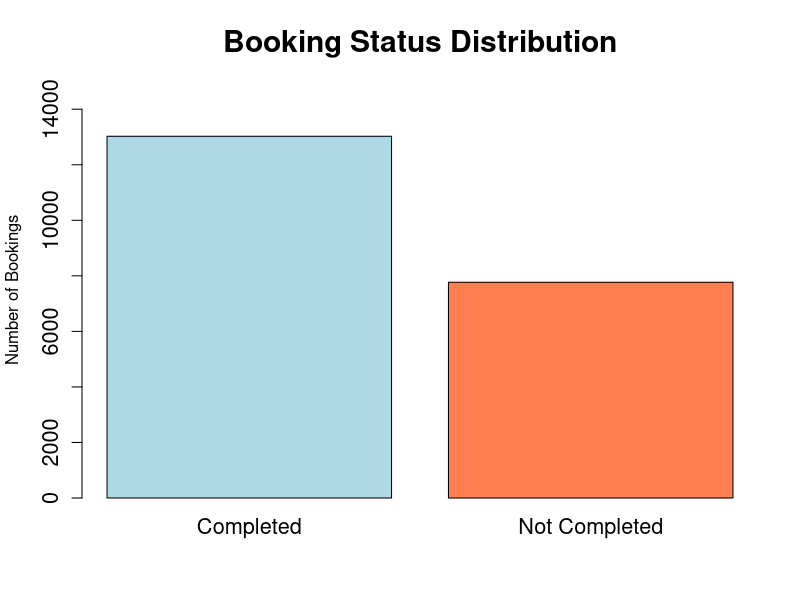
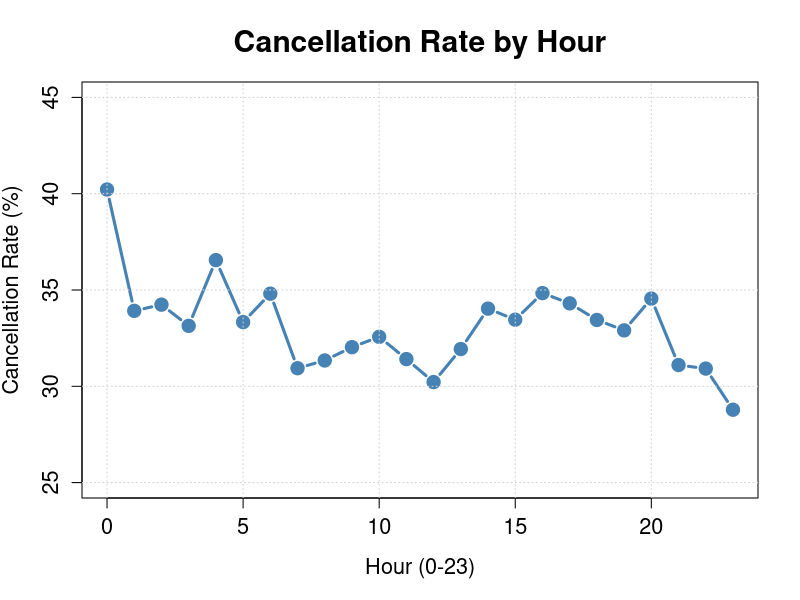
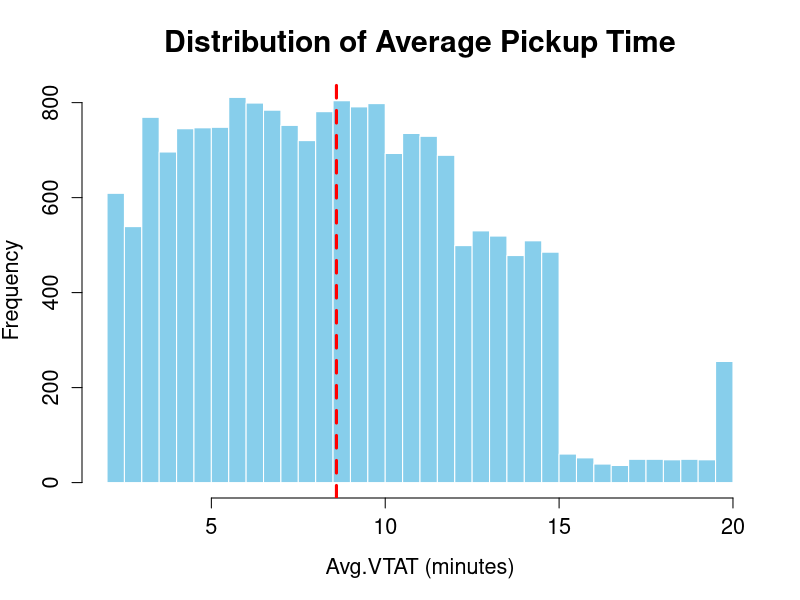
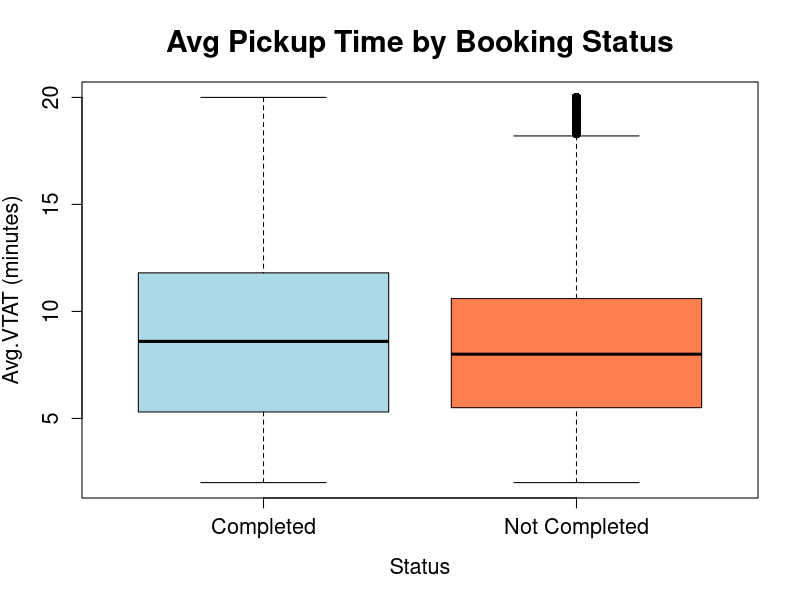
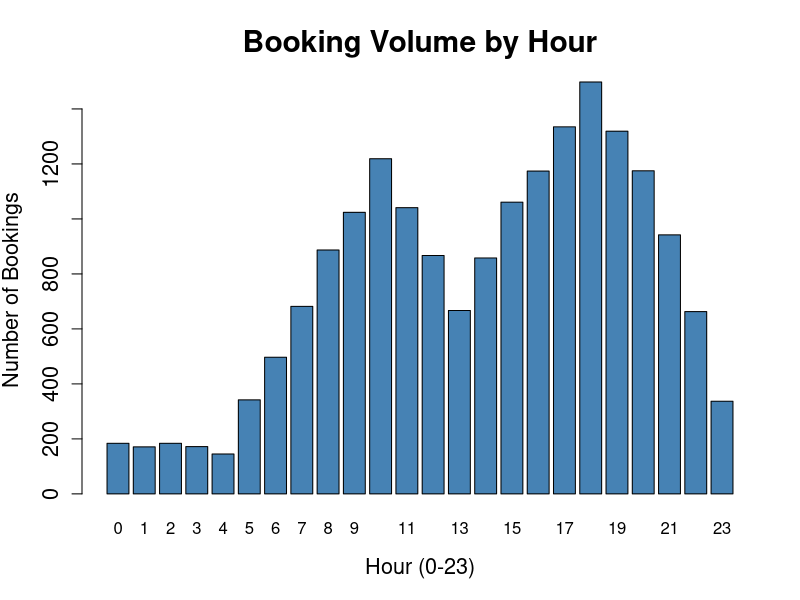
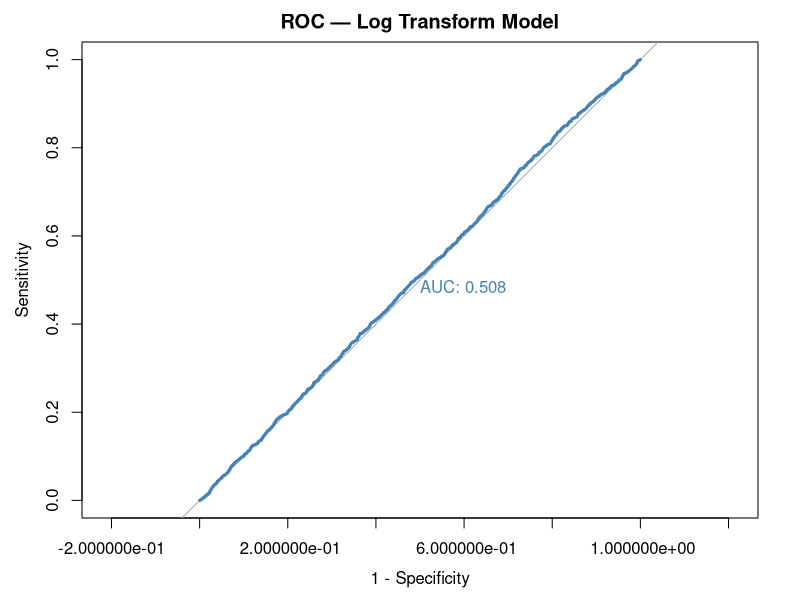

Write R code to recreate these figures, in order.
## ---- chunk 1
knitr::opts_chunk$set(
	echo = TRUE,
	message = FALSE,
	warning = FALSE
)
## ---- chunk 2

# Clear environment
rm(list = ls())

# Data manipulation
library(dplyr)
library(lubridate)
library(tidyr)
library(stringr)
library(caret)    # For createDataPartition


# Visualization
library(ggplot2)
library(pROC)     # For ROC curve and AUC


## ---- chunk 3

# Import datasets
booking_data <- read.csv('booking_premium.csv')
ride_data <- read.csv('ride_premium.csv')

# Merge datasets by Booking ID
merged_data <- merge(booking_data,ride_data,by='Booking.ID')

## ---- chunk 4

# Check if column is character 'TRUE'
char_cols <- sapply(merged_data, is.character)

# Clean only columns where 'char_cols = TRUE' (remove extra spaces)
merged_data[char_cols] <- lapply(merged_data[char_cols], function(x) {
  x <- str_trim(x)        # Remove leading/trailing spaces
  x <- str_squish(x)      # Replace multiple spaces with single space
  return(x)
  })

## ---- chunk 5

# Define all representations of missing values
missing_values <- c("", " ", "null", "NA", "N/A", "na", "--", "nan", "NaN")

# Replace all missing value representations with NA
merged_data[] <- lapply(merged_data, function(column) {
  column[column %in% missing_values] <- NA
  return(column)
})

# Replace all negative values in Avg.VTAT with NA
merged_data <- merged_data %>%
    mutate(
        Avg.VTAT = ifelse(as.numeric(Avg.VTAT) < 0, NA, as.numeric(Avg.VTAT))
    )

## ---- chunk 6

# Check Booking.Status
sum(is.na(merged_data$Booking.Status))
table(merged_data$Booking.Status)

# Create binary target:
merged_data$Target <- ifelse(merged_data$Booking.Status == "Completed", 
                             "Completed", "Not Completed")

# Ensure Class is a factor with "Good" first and "Bad" second.
# ------------------------------------------------------------
# In logistic regression (glm with family = binomial),
# predicted probabilities (type = "response") correspond to
# the *second* level of the outcome factor.
#
# By setting the levels as c("Good", "Bad"):
#   - The model will output predicted probabilities for the "Bad" class,
#     which is the event of interest (the important/risk class).
#   - These probabilities can be directly interpreted as P(Bad | predictors).
#   - Sensitivity and specificity can then be computed with respect to
#     correctly identifying "Bad" credit applicants.
#
# If the order were reversed, the model would instead return P(Good),
# which would flip the interpretation of all predicted probabilities.

# Convert to factor (Completed first, Not Completed second)
merged_data$Target <- factor(merged_data$Target, 
                             levels = c("Completed", "Not Completed"))
levels(merged_data$Target)


# Target distribution
target_counts <- table(merged_data$Target)
target_prop <- prop.table(target_counts) * 100

# Plot distribution
barplot(target_counts,
        main = "Booking Status Distribution",
        col = c("lightblue", "coral"),
        ylab = "Number of Bookings",
        cex.main = 1.8,
        cex.axis = 1.3,
        cex.names = 1.3,
        ylim = c(0, max(target_counts) * 1.15))
## ---- chunk 7

# Function to parse 3 date formats found in the data

parse_date <- function(date_string) {
    formats <- c(
        "%d-%b-%Y",      # 03-Mar-2024
        "%Y-%m-%d",      # 2024-01-15
        "%m/%d/%Y"       # 12/15/2024
        )
    
    result <- NA         # in failed cases
    for(fmt in formats) {
        parsed <- suppressWarnings(as.Date(date_string, format = fmt))
        if(!is.na(parsed)) {
            result <- parsed
            break # Stop the loop once we find a format that works
        }
        }
    return(result)
    }

# Apply the date parsing function
merged_data$Date_Parsed <- sapply(merged_data$Date, parse_date) %>%
    as.Date(origin = "1970-01-01")

# Extract temporal features
merged_data <- merged_data %>%
    mutate(
        Weekday = wday(Date_Parsed, label = TRUE),
        Month = month(Date_Parsed)
    )
## ---- chunk 8

# Function to parse 3 time formats found in the data

parse_time <- function(time_string) {
    formats <- c(
        "%H:%M:%S",      # 13:15:17
        "%H:%M",         # 21:15
        "%I:%M %p"       # 2:34 AM, 10:22 PM
        )
    result <- NA         # in failed cases
    for(fmt in formats) {
        parsed <- suppressWarnings(strptime(time_string, format = fmt))
        if(!is.na(parsed)) {
            result <- (as.numeric(format(parsed, "%H"))) # Extract hour (0-23)
            break
        }
        }
    return(result)
    }

# Apply the function to extract hour from Time column
merged_data$Hour <- sapply(merged_data$Time, parse_time)

## ---- chunk 9

sum(is.na(merged_data$Hour))
sum(is.na(merged_data$Weekday))
sum(is.na(merged_data$Month))
sum(is.na(merged_data$Vehicle.Type))
sum(is.na(merged_data$Booking.Platform))
sum(is.na(merged_data$Traffic.Level))
sum(is.na(merged_data$Avg.VTAT))

## ---- chunk 10

merged_data <- merged_data[!is.na(merged_data$Traffic.Level), ]
merged_data <- merged_data[!is.na(merged_data$Avg.VTAT), ]

## ---- chunk 11

# List of categorical predictors
categorical <- c("Vehicle.Type", "Traffic.Level", "Booking.Platform", "Weekday")

# Convert to factors
merged_data[categorical] <- sapply(merged_data[categorical], as.factor)
## ---- chunk 12
hourly <- merged_data %>%
  group_by(Hour) %>%
  summarise(Cancel_Rate = mean(Target == "Not Completed") * 100)

plot(hourly$Hour, hourly$Cancel_Rate,
     type = "b",
     col = "steelblue",
     lwd = 3,
     pch = 19,
     cex = 1.5,
     main = "Cancellation Rate by Hour",
     xlab = "Hour (0-23)",
     ylab = "Cancellation Rate (%)",
     cex.main = 1.8,
     cex.axis = 1.3,
     cex.lab = 1.3,
     ylim = c(25, 45))
grid()
## ---- chunk 13

hist(merged_data$Avg.VTAT,
     breaks = 30,
     col = "skyblue",
     border = "white",
     main = "Distribution of Average Pickup Time",
     xlab = "Avg.VTAT (minutes)",
     ylab = "Frequency",
     cex.main = 1.8,
     cex.axis = 1.3,
     cex.lab = 1.3)

abline(v = mean(merged_data$Avg.VTAT), col = "red", lwd = 3, lty = 2)
## ---- chunk 14

boxplot(Avg.VTAT ~ Target, 
        data = merged_data,
        col = c("lightblue", "coral"),
        main = "Avg Pickup Time by Booking Status",
        xlab = "Status",
        ylab = "Avg.VTAT (minutes)",
        cex.main = 1.8,
        cex.axis = 1.3,
        cex.lab = 1.3)
## ---- chunk 15
hour_count <- table(merged_data$Hour)

barplot(hour_count,
        col = "steelblue",
        main = "Booking Volume by Hour",
        xlab = "Hour (0-23)",
        ylab = "Number of Bookings",
        cex.main = 1.8,
        cex.axis = 1.3,
        cex.lab = 1.3)
## ---- chunk 16

set.seed(19)

idx <- createDataPartition(merged_data$Target, p = 0.6, list = FALSE)
train_data <- merged_data[idx, ]
valid_data <- merged_data[-idx, ]

print(prop.table(table(train_data$Target))*100)

print(prop.table(table(valid_data$Target))*100)

## ---- chunk 17

# Model 1: Original 
model1 <- glm(Target ~ Hour + Weekday + Month + Vehicle.Type + 
              Traffic.Level + Booking.Platform + Avg.VTAT,
              data = train_data, family = binomial)

# Model 2: Add polynomial terms
model2 <- glm(Target ~ Hour + I(Hour^2) + Weekday + Month + 
              Vehicle.Type + Traffic.Level + Booking.Platform + 
              Avg.VTAT + I(Avg.VTAT^2),
              data = train_data, family = binomial)

# Model 3: Add interaction
model3 <- glm(Target ~ Hour * Avg.VTAT + Weekday + Month + 
              Vehicle.Type + Traffic.Level + Booking.Platform,
              data = train_data, family = binomial)

# Model 4: Log transform
model4 <- glm(Target ~ Hour + Weekday + Month + 
              Vehicle.Type + Traffic.Level + Booking.Platform + 
              log(Avg.VTAT),
              data = train_data, family = binomial)
## ---- chunk 18

# Predictions
valid_prob1 <- predict(model1, newdata = valid_data, type = "response")
valid_prob2 <- predict(model2, newdata = valid_data, type = "response")
valid_prob3 <- predict(model3, newdata = valid_data, type = "response")
valid_prob4 <- predict(model4, newdata = valid_data, type = "response")

head(valid_prob1, 10)
head(valid_prob2, 10)
head(valid_prob3, 10)
head(valid_prob4, 10)

# Calculate AUC
auc1 <- auc(roc(valid_data$Target, valid_prob1))
auc2 <- auc(roc(valid_data$Target, valid_prob2))
auc3 <- auc(roc(valid_data$Target, valid_prob3))
auc4 <- auc(roc(valid_data$Target, valid_prob4))

# Compare
comparison <- data.frame(
  Model = c("Original", "Polynomial", "Interaction", "Log Transform"),
  AUC = c(auc1, auc2, auc3, auc4)
)

print(comparison)

## ---- chunk 19

# Compute the ROC curve
roc_obj <- roc(response = valid_data$Target, predictor = valid_prob4)


# Optimal threshold
optimal_thres <- coords(roc_obj, x = "best",
                      best.method = "closest.topleft",
                      ret = "threshold")
optimal_thres

# Plot the ROC curve with the AUC displayed
plot.roc(roc_obj, 
         legacy.axes = TRUE, 
         print.auc = TRUE,
         main = "ROC — Log Transform Model", 
         lwd = 3,
         col = 'steelblue')
## ---- chunk 20
# Classify using optimal threshold
pred_roc <- factor(ifelse(valid_prob4 > as.numeric(optimal_thres), 
                          "Not Completed", "Completed"),
                   levels = c("Completed", "Not Completed"))

# Confusion matrix
cm_roc <- confusionMatrix(pred_roc, 
                          valid_data$Target, 
                          positive = "Not Completed")
print(cm_roc)
## ---- chunk 21
# ==========================================
# KNN with Manual 10-Fold Cross-Validation
# ==========================================

library(class)   # for knn()
library(caret)   # for createFolds() and confusionMatrix()

# 1) Build KNN datasets from existing train_data / valid_data
knn_train <- train_data %>%
  dplyr::select(Target, Hour, Weekday, Month,
                Vehicle.Type, Traffic.Level,
                Booking.Platform, Avg.VTAT) %>%
  na.omit()

knn_valid <- valid_data %>%
  dplyr::select(Target, Hour, Weekday, Month,
                Vehicle.Type, Traffic.Level,
                Booking.Platform, Avg.VTAT) %>%
  na.omit()

# Make sure Target is a factor with same levels
knn_train$Target <- factor(knn_train$Target)
knn_valid$Target <- factor(knn_valid$Target,
                           levels = levels(knn_train$Target))

# 2) Turn predictors into numeric matrix (dummy variables for factors)
x_train <- model.matrix(
  Target ~ Hour + Weekday + Month + Vehicle.Type +
    Traffic.Level + Booking.Platform + Avg.VTAT,
  data = knn_train
)[, -1]  # drop intercept

x_valid <- model.matrix(
  Target ~ Hour + Weekday + Month + Vehicle.Type +
    Traffic.Level + Booking.Platform + Avg.VTAT,
  data = knn_valid
)[, -1]

y_train <- knn_train$Target
y_valid <- knn_valid$Target

# 3) Scale predictors (very important for KNN)
x_train_scaled <- scale(x_train)
x_valid_scaled <- scale(
  x_valid,
  center = attr(x_train_scaled, "scaled:center"),
  scale  = attr(x_train_scaled, "scaled:scale")
)

# 4) 10-fold cross-validation to choose k
set.seed(19)
folds <- createFolds(y_train, k = 10, list = TRUE, returnTrain = FALSE)

k_values   <- seq(3, 25, 2) # try odd k's: 3,5,7,...,25
cv_results <- data.frame(k = k_values, Accuracy = NA_real_)

for (i in seq_along(k_values)) {
  k <- k_values[i]
  acc_vec <- numeric(length(folds))
  
  for (f in seq_along(folds)) {
    val_idx <- folds[[f]]
    
    x_tr <- x_train_scaled[-val_idx, , drop = FALSE]
    y_tr <- y_train[-val_idx]
    x_te <- x_train_scaled[val_idx, , drop = FALSE]
    y_te <- y_train[val_idx]
    
    pred <- knn(
      train = x_tr,
      test  = x_te,
      cl    = y_tr,
      k     = k
    )
    
    acc_vec[f] <- mean(pred == y_te)
  }
  
  cv_results$Accuracy[i] <- mean(acc_vec)
}

cv_results

# 5) Pick the best k
best_k <- cv_results$k[which.max(cv_results$Accuracy)]
best_k

# 6) Train final KNN on full training data and evaluate on validation set
knn_valid_pred <- knn(
  train = x_train_scaled,
  test  = x_valid_scaled,
  cl    = y_train,
  k     = best_k
)

# Confusion matrix on validation set
knn_cm <- confusionMatrix(
  knn_valid_pred,
  y_valid,
  positive = "Not Completed"
)
knn_cm
